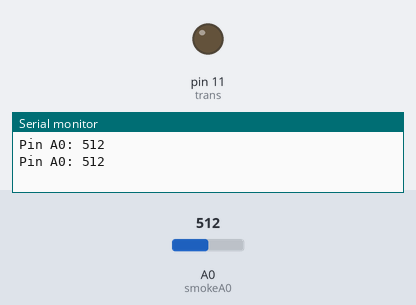
The sketch below on a simulated Arduino Uno, built with avr-gcc and run on an emulated ATmega328P. On the bench: output pins drawn as LEDs (lit = HIGH), the last lines printed to the serial monitor. The test bench sets the inputs (shaded band); at power-on: A0 (smokeA0) = 512. Pins used as bus, display or sensor lines are not drawn.

Above: at 1.8 s.
1.9 s: A0 (smokeA0) set to 586
3.4 s: A0 (smokeA0) set to 610
At 4.3 s:
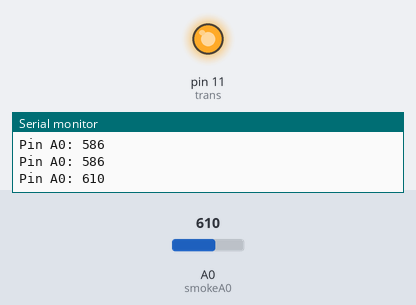
5.5 s: A0 (smokeA0) set to 590
At 7.0 s:
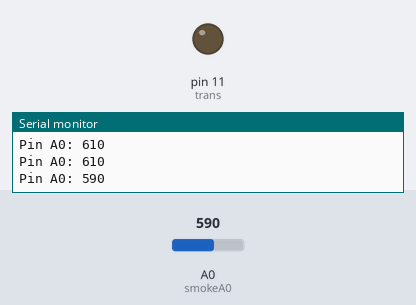
7.5 s: A0 (smokeA0) set to 716
At 8.5 s:
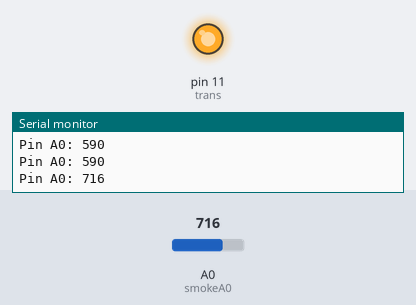
Timing chart, 0 to 10.5 s (numbered marks = the images above; inputs shaded):
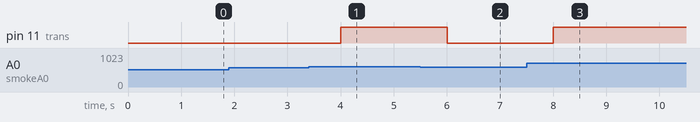

Measured:
- the behaviour switches between 600 and 601 on A0 (smokeA0) (found by bisection; images 0 and 1)
- after the input at 3.4 s, pin 11 (trans): LOW → HIGH after 0.60 s
- after the input at 5.5 s, pin 11 (trans): HIGH → LOW after 0.50 s
- after the input at 7.5 s, pin 11 (trans): LOW → HIGH after 0.50 s

The sketch:

sketch_mar23a.ino
```cpp
int LedBuzz = 13;
int trans = 11;
int smokeA0 = A0;
// Your threshold value
int sensorThres = 600;
void setup()
{
  pinMode(LedBuzz, OUTPUT);
  pinMode(trans, OUTPUT);
  pinMode(smokeA0, INPUT);
  Serial.begin(9600);
}
void loop()
{
  int analogSensor = analogRead(smokeA0);
  Serial.print("Pin A0: ");
  Serial.println(analogSensor);
  // Checks if it has reached the threshold value
  if (analogSensor > sensorThres)
  {
    digitalWrite(LedBuzz, HIGH);
    digitalWrite(trans,HIGH);
    //tone(LedBuzz, 1000, 200);
  }
  else
  {
    digitalWrite(LedBuzz, LOW);
    digitalWrite(trans, LOW);
     noTone(LedBuzz);
  }
  delay(1000);
 }
```
